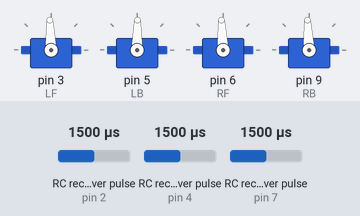
A sketch run on a simulated Arduino Uno, built with avr-gcc and run on an emulated ATmega328P. On the bench: 4 × servo. Wiring (inferred from the names in the program): 3 × RC receiver channel: data pin 7 / data pin 4 / data pin 2. Inputs (shaded band) come from the test bench; at power-on: RC receiver pulse (sensors on pin 2, pin 4, pin 7) 1500 µs.

Above: at 1.2 s.
1.3 s: RC receiver pulse (sensor on pin 2) set to 1020 µs
At 2.1 s:
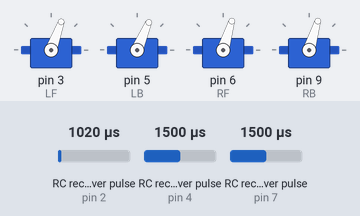
2.8 s: RC receiver pulse (sensor on pin 4) set to 1020 µs
At 3.7 s:
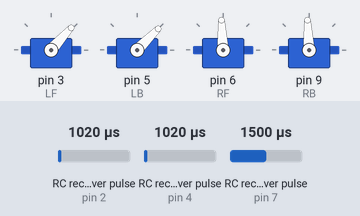
4.3 s: RC receiver pulse (sensor on pin 2) set to 1250 µs
At 5.5 s:
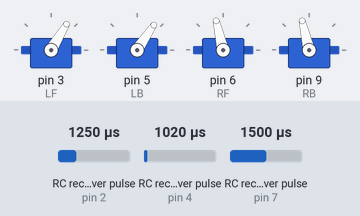
5.8 s: RC receiver pulse (sensor on pin 4) set to 1250 µs
At 7.0 s:
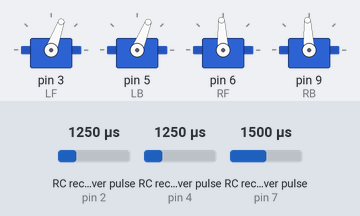
7.3 s: RC receiver pulse (sensor on pin 2) set to 1500 µs
At 7.8 s:
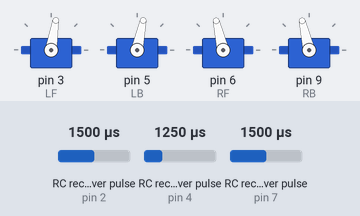
8.8 s: RC receiver pulse (sensor on pin 4) set to 1750 µs
At 9.5 s:
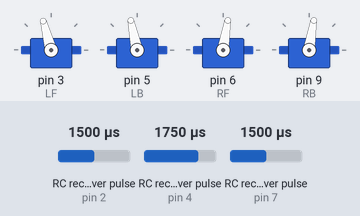
Timing chart, 0 to 11.3 s (numbered marks = the images above; inputs shaded):
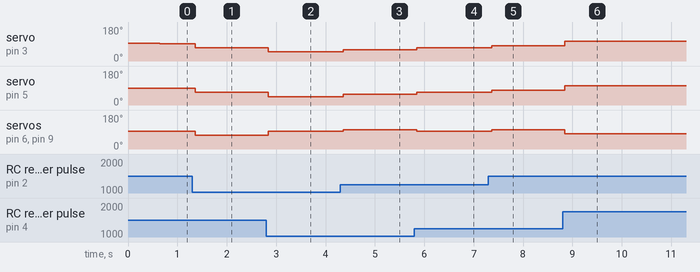

The sketch:

Rover.ino
```cpp
#include <Servo.h>

Servo LF,LB,RF,RB;  // Left_Front, Left_Back, Right_Front, Left_Back
byte channel_1 = 2; // Forward and backward
byte channel_3 = 4; // Turning
byte channel_5 = 7; // Saftety

int c1,c3,c5;               // Read value
int LS_1, RS_1, LS_3, RS_3; // commanded speed(L/R) from ch_1 or ch_2
int LS,RS;                  // Overall leftspeed and rightspeed

int MaxSpeed=250;         // Max speed for single task(F&b or turning)
int LV, RV;               // Servo write value for L & R in microseconds
int LV_F,LV_B,RV_F,RV_B;  // LV and RV with off set for the back or front wheel

int midF=1470;  // Mid Frequency
int zLen=40;    // +- Frequency near midF

bool Switch = 0;              // The switch...
int offSet[4]={30,0,40,40};   // off set for each individual servo
                              // {LF,LB,RF,RB} respectively

//---------------------------------------------------------------------------
void setup(){
  // connect servos
  LF.attach(3);LB.attach(5);RF.attach(6);RB.attach(9);

  // dont want the it start moving before we give order
  LF.writeMicroseconds(midF+offSet[0]);
  LB.writeMicroseconds(midF+offSet[1]);
  RF.writeMicroseconds(midF+offSet[2]);
  RB.writeMicroseconds(midF+offSet[3]);

  // just for debugging
  Serial.begin(9600);
  }

void loop(){
  // to determinant if the switch should be on or off
  checkSwitch();

  // switch on:
  if(Switch){
    readSignal();
    speedProcess();
    servoControl();
    }

  // switch off:
  // set all servos to stop
  else{
    LF.writeMicroseconds(midF+offSet[0]);
    LB.writeMicroseconds(midF+offSet[1]);
    RF.writeMicroseconds(midF+offSet[2]);
    RB.writeMicroseconds(midF+offSet[3]);
    }
  }

//----------------------------------------------------------------------------
// to determinant if the switch should be on or off
void checkSwitch(){
  // read ch_5
  c5 = pulseIn (channel_5, HIGH);

  // several conditions:
   // invalid reading from ch_5
  bool invalid_reading = c5<100;
   // the switch was on before  and ch_5 is still in mid-position
  bool keep_it_on = Switch and (1400 < c5 and c5 < 1600);
   // the switch was off beofe  and ch_5 is still not in mid-position
  bool keep_it_off= !Switch and (1400 > c5 or c5 > 1600);

  // either of the condition above is ture, no need to change
  // the state of the switch
  if (invalid_reading or keep_it_on or keep_it_off)return;

  // ch_5 have been switched on (it was not in mid-p)
  // then check if ch_3 is in mid for at least 600 milliseconds(0.6 second)
  else if (1400 < c5 and c5 < 1600){
    // start timer
    unsigned long int pre = millis();
    // for at least 600 milliseconds
    while(millis()-pre < 600){
      c5 = pulseIn (channel_5, HIGH);
      c3 = pulseIn (channel_3, HIGH);
      // ch_3 and ch_5 in mid-p
      bool switchon = 1400 < c5 and c5 < 1600;
      bool ch3_onMid = 1400 < c3 and c3 < 1600;
      // if either of them is off the mid-p
      // we consider this as an accident
      if (!(switchon and ch3_onMid))return;
      }
    // not an accident, set Switch on
    Switch = 1;
    }
  // ch_5 have been switch off
  else Switch = 0;
  }
//*************************************************************************
// just reading signal
void readSignal(){
  c1 = pulseIn(channel_1, HIGH);
  c3 = pulseIn(channel_3, HIGH);
  }
//*************************************************************************
// process the signal: using channel 1 as turning signal the 3 as forward/backward signal
void speedProcess(){
  // when signal is near the midF
  // reduce the sensitiveness when near the mid position
  if (c1 > midF-zLen and c1 < midF+zLen) c1 = midF;
  if (c3 > midF-zLen and c3 < midF+zLen) c3 = midF;

  // Left speed
  LS_1 = map(c1,980, 1980, -MaxSpeed, MaxSpeed);// from ch 1
  LS_3 = map(c3,980, 1980, -MaxSpeed, MaxSpeed);// from ch 3

  // Right speed
  RS_1 = -LS_1; // ch 1: turning channel; the turning sould the opposite
  RS_3 = LS_3;  // ch 3

  // Add up the two Channels
  LS = LS_1 + LS_3;
  RS = RS_1 + RS_3;
  }
//***********************************************************************
void servoControl(){
  // From speed to write value
  LV = LS + midF;
  RV = -RS + midF;
    // right side seems overall faster that the leftside, so reduced it a bit by mapping
    // might be removed in the final program
  RV = map (RV,955,1990,1000,1930);

  // add off set
  LV_F = LV + offSet[0];
  LV_B = LV + offSet[1];
  RV_F = RV + offSet[2];
  RV_B = RV + offSet[3];

  //servo.write
  LF.writeMicroseconds(LV_F);
  LB.writeMicroseconds(LV_B);
  RF.writeMicroseconds(RV_F);
  RB.writeMicroseconds(RV_B);
  }
```

readme.ino
```cpp
/*
 * General Intro:
 *
 * using Taranis to control the rover
 * signal from the controller is recevied by the RC receiver
 * and then goes into the arduino board
 *
 * channel 1, 3 and 5 are used
 * channel 5 is used as the switch
 * channel 3 as the forward and backward signal
 * channel 1 as the turrning signal
 *
*/
```

Measured:
- after the input at 1.3 s, servo on pin 3 (LF): 92° → 70° after 0.06 s; servo on pin 5 (LB): 89° → 67° after 0.06 s; servo on pin 6 (RF), servo on pin 9 (RB): 93° → 73° after 0.06 s
- after the input at 2.8 s, servo on pin 3 (LF): 70° → 48° at once; servo on pin 5 (LB): 67° → 45° at once; servo on pin 6 (RF), servo on pin 9 (RB): 73° → 93° at once
- after the input at 4.3 s, servo on pin 3 (LF): 48° → 59° after 0.06 s; servo on pin 5 (LB): 45° → 56° after 0.06 s; servo on pin 6 (RF), servo on pin 9 (RB): 93° → 103° after 0.06 s
- after the input at 5.8 s, servo on pin 3 (LF): 59° → 70° at once; servo on pin 5 (LB): 56° → 68° at once; servo on pin 6 (RF), servo on pin 9 (RB): 103° → 93° at once
- after the input at 7.3 s, servo on pin 3 (LF): 70° → 81° after 0.06 s; servo on pin 5 (LB): 68° → 78° after 0.06 s; servo on pin 6 (RF), servo on pin 9 (RB): 93° → 103° after 0.06 s
- after the input at 8.8 s, servo on pin 3 (LF): 81° → 105° at once; servo on pin 5 (LB): 78° → 102° at once; servo on pin 6 (RF), servo on pin 9 (RB): 103° → 81° at once
